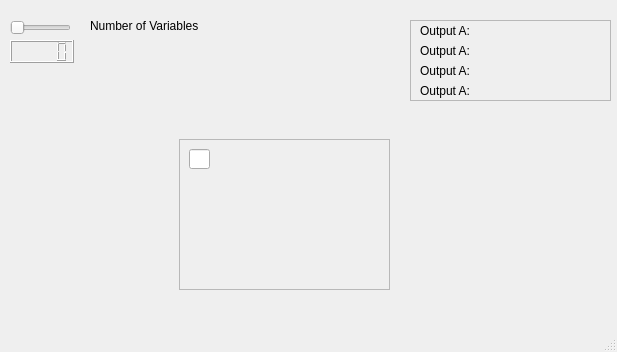
<?xml version="1.0" encoding="UTF-8"?>
<ui version="4.0">
 <class>KarnaughGUIClass</class>
 <widget class="QMainWindow" name="KarnaughGUIClass">
  <property name="geometry">
   <rect>
    <x>0</x>
    <y>0</y>
    <width>617</width>
    <height>352</height>
   </rect>
  </property>
  <property name="windowTitle">
   <string>KarnaughGUI</string>
  </property>
  <widget class="QWidget" name="centralWidget">
   <widget class="QSlider" name="horizontalSlider">
    <property name="geometry">
     <rect>
      <x>10</x>
      <y>20</y>
      <width>61</width>
      <height>16</height>
     </rect>
    </property>
    <property name="minimum">
     <number>2</number>
    </property>
    <property name="maximum">
     <number>4</number>
    </property>
    <property name="orientation">
     <enum>Qt::Horizontal</enum>
    </property>
   </widget>
   <widget class="QLabel" name="label">
    <property name="geometry">
     <rect>
      <x>90</x>
      <y>10</y>
      <width>111</width>
      <height>31</height>
     </rect>
    </property>
    <property name="text">
     <string>Number of Variables</string>
    </property>
   </widget>
   <widget class="QLCDNumber" name="variableLCDNumber">
    <property name="geometry">
     <rect>
      <x>10</x>
      <y>40</y>
      <width>64</width>
      <height>23</height>
     </rect>
    </property>
   </widget>
   <widget class="QFrame" name="frame">
    <property name="geometry">
     <rect>
      <x>410</x>
      <y>20</y>
      <width>201</width>
      <height>81</height>
     </rect>
    </property>
    <property name="frameShape">
     <enum>QFrame::StyledPanel</enum>
    </property>
    <property name="frameShadow">
     <enum>QFrame::Raised</enum>
    </property>
    <widget class="QLabel" name="outputLabel4">
     <property name="geometry">
      <rect>
       <x>10</x>
       <y>60</y>
       <width>171</width>
       <height>21</height>
      </rect>
     </property>
     <property name="text">
      <string>Output A:</string>
     </property>
    </widget>
    <widget class="QLabel" name="outputLabel3">
     <property name="geometry">
      <rect>
       <x>10</x>
       <y>40</y>
       <width>181</width>
       <height>21</height>
      </rect>
     </property>
     <property name="text">
      <string>Output A:</string>
     </property>
    </widget>
    <widget class="QLabel" name="outputLabel2">
     <property name="geometry">
      <rect>
       <x>10</x>
       <y>20</y>
       <width>181</width>
       <height>21</height>
      </rect>
     </property>
     <property name="text">
      <string>Output A:</string>
     </property>
    </widget>
    <widget class="QLabel" name="outputLabel1">
     <property name="geometry">
      <rect>
       <x>10</x>
       <y>0</y>
       <width>171</width>
       <height>21</height>
      </rect>
     </property>
     <property name="text">
      <string>Output A:</string>
     </property>
    </widget>
   </widget>
   <widget class="QFrame" name="frame_2">
    <property name="geometry">
     <rect>
      <x>179</x>
      <y>139</y>
      <width>211</width>
      <height>151</height>
     </rect>
    </property>
    <property name="frameShape">
     <enum>QFrame::StyledPanel</enum>
    </property>
    <property name="frameShadow">
     <enum>QFrame::Raised</enum>
    </property>
    <widget class="QLineEdit" name="lineEdit">
     <property name="geometry">
      <rect>
       <x>10</x>
       <y>10</y>
       <width>21</width>
       <height>20</height>
      </rect>
     </property>
    </widget>
   </widget>
  </widget>
  <widget class="QStatusBar" name="statusBar"/>
 </widget>
 <layoutdefault spacing="6" margin="11"/>
 <resources>
  <include location="KarnaughGUI.qrc"/>
 </resources>
 <connections/>
</ui>
